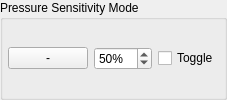
             <widget class="QGroupBox" name="gb_pressure_intensity">
              <property name="title">
               <string>Pressure Sensitivity Mode</string>
              </property>
              <layout class="QHBoxLayout" name="pressure_intensity_layout" stretch="2,1,1">
               <property name="leftMargin">
                <number>5</number>
               </property>
               <property name="topMargin">
                <number>5</number>
               </property>
               <property name="rightMargin">
                <number>5</number>
               </property>
               <property name="bottomMargin">
                <number>5</number>
               </property>
               <item>
                <widget class="QPushButton" name="b_pressure_intensity">
                 <property name="text">
                  <string>-</string>
                 </property>
                </widget>
               </item>
               <item>
                <widget class="QSpinBox" name="sb_pressure_intensity">
                 <property name="suffix">
                  <string>%</string>
                 </property>
                 <property name="maximum">
                  <number>100</number>
                 </property>
                 <property name="value">
                  <number>50</number>
                 </property>
                </widget>
               </item>
               <item>
                <widget class="QCheckBox" name="cb_pressure_intensity_toggle_mode">
                 <property name="text">
                  <string>Toggle</string>
                 </property>
                </widget>
               </item>
              </layout>
             </widget>
